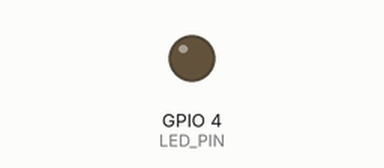
Recording of a program running on a simulated Raspberry Pi (BCM pin numbers). On the bench: output pins drawn as LEDs (lit = HIGH). What the program prints to the terminal is not drawn. At 12.3 s the program stops and its outputs stay as they are.

Above: at 0.05 s.
At 0.95 s:
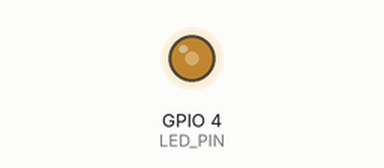
At 1.9 s:
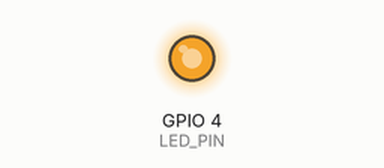
At 3.8 s:
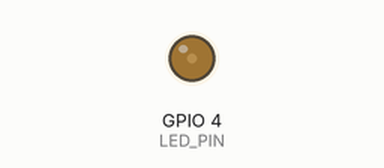
Timing chart, 0 to 5.3 s (numbered marks = the images above):
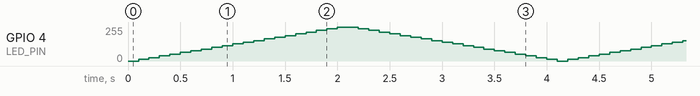

The program:

led_fade.py
```python
import RPi.GPIO as GPIO
import time

LED_PIN = 4
GPIO.setmode(GPIO.BCM)
GPIO.setup(LED_PIN, GPIO.OUT)

#PWM 인스턴스 생성, 주파수 설정(50Hz)
#1초에 50번 사이클이 돌게 하겠다
pwm = GPIO.PWM(LED_PIN, 50)
pwm.start(0) # duty cycle(0~100)

try:
    for j in range(3):
        #서서히 켜짐 (0~100)
        for i in range(0, 101, 5):  #start, end, step
            pwm.ChangeDutyCycle(i)
            time.sleep(0.1)
        #서서히 꺼짐 (100~0)
        for i in range(100, 1, -5):
            pwm.ChangeDutyCycle(i)
            time.sleep(0.1)
finally:
    pwm.stop() # PWM 종료
    GPIO.cleanup()
    print('cleanup and exit')
```
